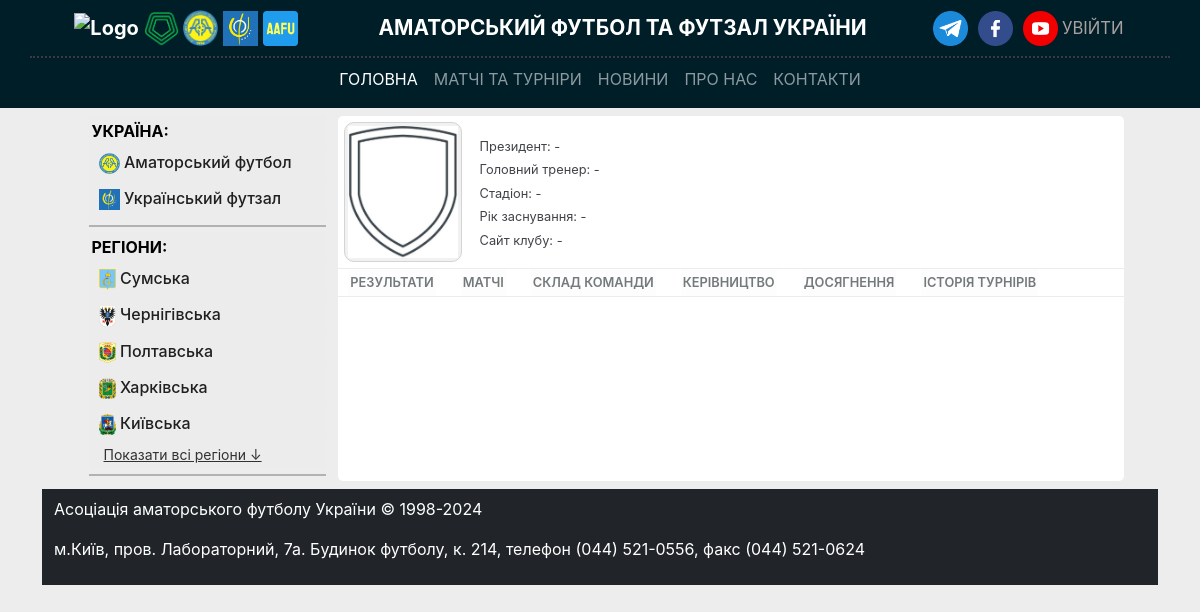
Screenshot of /teams/test with the database file from the repository.
### models/region.py (models this page shows, shortened)
class Region(Base):
    __tablename__ = "regions"
    __table_args__ = (UniqueConstraint("slug", name="uq_region_slug"),)
    id: Mapped[intpk]
    name: Mapped[str] = mapped_column(String(30), nullable=False)
    emblem: Mapped[str | None] = mapped_column(String(256))
    slug: Mapped[str] = mapped_column(String(30), nullable=False, unique=True)
    status: Mapped[bool] = mapped_column(default=0, server_default="0", nullable=False)
    organizations: Mapped[list["Organization"]] = relationship(
        back_populates="region",
        cascade="all, delete-orphan",
    )
    teams: Mapped[list["Team"]] = relationship(
        back_populates="region",
    )
    stadiums: Mapped[list["Stadium"]] = relationship(
        back_populates="region",
    )
    persons: Mapped[list["Person"]] = relationship(
        back_populates="region",
    )
    contact: Mapped[list["Contact"]] = relationship(
        back_populates="region",
    )
    newstables: Mapped[list["News"]] = relationship(
        back_populates="region",
    )

### controllers/team.py (the view)
@router.get("/test", response_model=List[schemas.TeamSchemas])
async def read_teams_test(
    skip: int = 0, limit: int = 10, db: AsyncSession = Depends(get_db)
):
    teams = await crud.get_teams(db, skip=skip, limit=limit)
    return teams

### templates/team/team.html (shortened to what this page needs)
{% extends "base.html" %}
{% block content %}
<div class="block-info">
{% include "team/team_header.html" %}
{% endblock %}

### templates/base.html (shortened to what this page needs)
<!doctype html>
<html lang="uk">
<head>
    <link rel="stylesheet" href="{{ url_for('static', path='css/bootstrap.min.css') }}">
    <link rel="stylesheet" href="/static/css/stl_base.css">
</head>
<body>
    <nav class="navbar navbar-expand-lg navbar-dark">
        <div class="container navTitle border-bottom-only" style="justify-content: space-around">
            <div>
                <a class="navbar-brand p-0" href="/">
                    <img src="/static/img/techical_image/icon-uaf.png" alt="Logo" height="35">
                    <img src="/static/img/techical_image/icon-pfl.png" alt="Logo" width="35">
                    <img src="/static/img/techical_image/icon-aafu.png" alt="Logo" width="35">
                    <img src="/static/img/techical_image/icon-afu.jfif" alt="Logo" width="35">
                    <img src="/static/img/techical_image/icon-site_logo.png" alt="Logo" width="35">
                </a>
            </div>
            <div>
                <p>АМАТОРСЬКИЙ ФУТБОЛ ТА ФУТЗАЛ УКРАЇНИ</p>
            </div>
            <div class="social-media">
                <div>
                    <a target="_blank" href="/">
                        <img src="/static/img/techical_image/social_media/icon_tg.png" alt="logo" width="35"/>
                    </a>
                    <a target="_blank" href="https://www.facebook.com/aafu.org.ua">
                        <img src="/static/img/techical_image/social_media/icon_fb.png" alt="logo" width="35"/>
                    </a>
                    <a target="_blank" href="https://www.youtube.com/channel/UCPjEI04Vvcr3U2Ib62tUarA">
                        <img src="/static/img/techical_image/social_media/icon_youtube.png" alt="logo" width="35"/>
                    </a>
                </div>
                <div class="logIn-logout">
                    {% if user_session %}
                        <a href="/sign-in">Вийти</a>
                    {% else %}
                        <a href="/sign-in">Увійти</a>
                    {% endif %}
                </div>
            </div>
        </div>
        <div class="container navButton">
            <div class="collapse navbar-collapse" id="navbarNav" style="">
                <ul class="navbar-nav">
                    <li class="nav-item">
                        <a class="nav-link active" aria-current="page" href="/">Головна</a>
                    </li>
                    <li class="nav-item">
                        <a class="nav-link" href="#">Матчі та турніри</a>
                    </li>
                    <li class="nav-item">
                        <a class="nav-link" href="#">Новини</a>
                    </li>
                    <li class="nav-item">
                        <a class="nav-link" href="#">Про нас</a>
                    </li>
                    <li class="nav-item">
                        <a class="nav-link" href="#">Контакти</a>
                    </li>
                </ul>
            </div>
        </div>
    </nav>
    <div class="container">
        <div class="col-12 col-md-11 col-lg-11 mx-auto my-2">
            <div class="row">
                <aside class="col-12 col-md-3">
                    <div class="left-menu">
                      <span class="span-name">УКРАЇНА:</span>
                      <div class="left-menu-organisations">
                        {% for region in regions_list | selectattr("status", "equalto", 1) %}
                          <a href="/region/{{ region.slug }}"
                            title="Відкрити всі діючі турніри {{ region.name }}у"
                            data-region-slug="{{ region.slug }}"
                          >
                              <div class="region_name">
                                <img
                                  src="{{ url_for('static', path='/img/regions/' ~ region.emblem) }}"
                                  alt="{{ region.name }} logo"
                                  width="21rem"
                                  height="21rem"
                                  class="leftMenu__flag"
                                >
                                <span class="leftMenu_button">{{ region.name }}</span>
                              </div>
                          </a>
                        {% endfor %}
                      </div>
                    </div>
                    <hr class="hr-border-between">
                    <div class="left-menu">
                        <span class="span-name">РЕГІОНИ:</span>
                        <div class="left-menu-organisations">
                            {% for region in regions_list | selectattr("status", "equalto", 0) %}
                                <a
                                  href="/region/{{ region.slug }}"
                                  title="Відкрити всі діючі турніри {{ region.name }} області"
                                  data-region-slug="{{ region.slug }}"
                                  class="region-link {% if loop.index > 5 %}hidden-region{% endif %}">
                                    <div class="region">
                                        <img
                                          src="{{ url_for('static', path='/img/regions/' ~ region.emblem) }}"
                                          alt="{{ region.name }} logo"
                                          width="17rem"
                                          height="21rem"
                                          class="leftMenu__flag">
                                        <span class="leftMenu_button">{{ region.name }}</span>
                                    </div>
                                </a>
                            {% endfor %}
                        </div>
                        {% if regions_list|length > 5 %}
                            <a id="toggleRegions" class="show-more-btn">Показати всі регіони ↓</a>
                        {% endif %}
                    </div>
                    <hr class="hr-border-between">
                </aside>
                <div class="col-12 col-md-9 block-content" data-main="content">
                    {% block content %}
                    {% endblock %}
                </div>
            </div>
        </div>
    </div>
    <div class="navbar navbar-expand-lg navbar-dark bg-dark">
        <div  class="container" style="color: white; display: block;">
            <p>Асоціація аматорського футболу України © 1998-2024</p>
            <p>
                м.Київ, пров. Лабораторний, 7а. Будинок футболу, к. 214,
                телефон (044) 521-0556, факс (044) 521-0624
            </p>
        </div>
    </div>
</body>
</html>

### static/css/stl_base.css (style rules this page uses)
body { background-color: #ededed; font-family: "Inter", -apple-system, BlinkMacSystemFont, "Segoe UI", Roboto, "Helvetica Neue", Arial, sans-serif; }
nav { display: flex; flex-direction: column; background-color: #001e28; }
.border-bottom-only { border-bottom: 2px dotted #3b3b3b; }
.navTitle >div { height: 40px; display: flex; justify-content: space-between; align-items: center; margin-bottom: 8px; }
.navTitle p { color: white; margin: 0; }
body > nav > div.container.navTitle { justify-content: center; font-weight: bold; font-size: 1.3em; }
.social-media a { margin: 0 2px 0 2px; text-decoration: none; color: #aba0a0; font-weight: normal; }
.navButton { margin: 1px; }
#navbarNav { justify-content: space-around; text-transform: uppercase; }
.logIn-logout { text-transform: uppercase; font-size: 0.8em; }
.left-menu { background-color: #ececec; border-radius: 3px; padding: 3px; }
.left-menu-organisations { background-color: #ececec; margin: 0px; padding: 1px; }
.leftMenu_button { color: #212020; font-weight: 500; }
.left-menu-organisations a { text-decoration: none; color: #212020; display: block; padding: 4px; border: 2px solid #ececec; border-radius: 3px; transition: background-color 0.3s ease, color 0.3s ease, font-weight 0.3s ease; }
.hr-border-between { border-width: 1px; border-color: black; border-style: solid; width: 100%; margin: 5px 0px; padding: 0; }
.span-name { font-weight: bold; color: black; text-transform: uppercase; }
.show-more-btn { margin-top: 10px; color: #333232; border: none; padding: 8px 12px; cursor: pointer; border-radius: 5px; font-size: 14px; }
.block-content { background-color: #ffffff; border-radius: 5px; padding: 0px; }

### rows the page displays
Region: emblem (picture), name "Аматорський футбол"
Region: emblem (picture), name "Український футзал"
Region: emblem (picture), name "Сумська"
Region: emblem (picture), name "Чернігівська"
Region: emblem (picture), name "Полтавська"
Region: emblem (picture), name "Харківська"
Region: emblem (picture), name "Київська"
